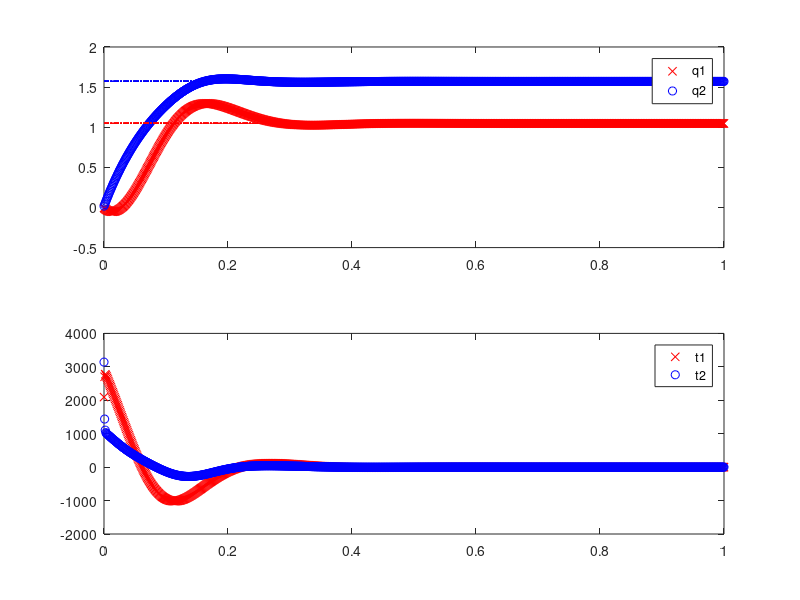

Recreate this plot in MATLAB.
% Example 9.1 from Nonlinear Book
m_inputs = 2;

% physical parameters of the arm
m1 = 1;
l1 = 1;
me = 2;
% delta_e = pi/6;
delta_e = 0;
% I1 = .12;
I1 = 1/12*m1*l1^2;
lc1 = 0.5;
% Ie = 0.25;
lce = 0.6;
l2 = 1.2;
Ie = 1/12*me*l2^2;

% define matrices
a1 = I1 + m1*lc1^2 + Ie + me*lce^2 + me*l1^2;
a2 = Ie + me*lce^2;
a3 = me*l1*lce*cos(delta_e);
a4 = me*l1*lce*sin(delta_e);


H11 = @(q1,q2) a1 + 2*a3*cos(q2) + 2*a4*sin(q2);
H12 = @(q1,q2) a2 + a3*cos(q2) + a4*sin(q2);
H21 = @(q1,q2) H12(q1, q2);
H22 = @(q1,q2) a2;
h   = @(q1,q2) a2*sin(q2) - a4*cos(q2);

% Inertia Matrix
H = @(q1,q2) [H11(q1,q2), H12(q1,q2); H21(q1,q2), H22(q1,q2)];

% Coriolis and Damping Matrix
C = @(q1, q2, q1_d, q2_d) [-h(q1,q2)*q2_d, -h(q1,q2)*(q1_d + q2_d); h(q1,q2)*q1_d, 0];


% joint angles
% syms q1 q2 q1_d q2_d t1 t2
q1 = 0; q2 = 0;
q1_d = 0; q2_d = 0;

Q = [q1; q2];
Q_d = [q1_d; q2_d];

% target Joint angle -- for position tracking
q1_target = pi/3; q2_target = pi/2;
Q_target = [q1_target; q2_target];

% Control law
KD = 100*eye(m_inputs);
KP = 20*KD;
e = @(Q , Q_target) Q - Q_target;
torque_limit = 1e5;  % some limit to the control input
T = @(e, Q_d) max(-torque_limit, min(torque_limit,-KP*e - KD*Q_d));


dt = 1e-3; % this needs to be atleast 1e-3, 1e-4 takes forever to finish!
ts = 0:dt:1;
Q_all = [];
Q_d_all = [];
T_all = [];
for t = ts
    % control law
    e_current = e(Q, Q_target);
    T_current = T(e_current, Q_d);
    
    % solve for accelerations
    Q_dd = H(q1, q2) \ (T_current - C(q1, q2, q1_d, q2_d)*Q_d);
    
    Q_d = Q_d + Q_dd * dt;
    q1_d = Q_d(1);
    q2_d = Q_d(2);
    
    Q = Q + Q_d * dt;
    q1 = Q(1);
    q2 = Q(2);
    
    Q_all = [Q_all; Q'];
    Q_d_all = [Q_d_all; Q_d'];
    T_all = [T_all; T_current'];
    

end
m = 2;
n = 1;

subplot(m,n,1);
plot(ts, Q_all(:,1), 'rx', ts, Q_all(:,2), 'bo');
hold on; plot(ts, ones(length(ts))*q1_target, 'r-.', ts, ones(length(ts))*q2_target, 'b-.'); hold off
legend('q1', 'q2')

subplot(m,n,2);
plot(ts, T_all(:,1), 'rx', ts, T_all(:,2), 'bo')
legend('t1', 't2')

